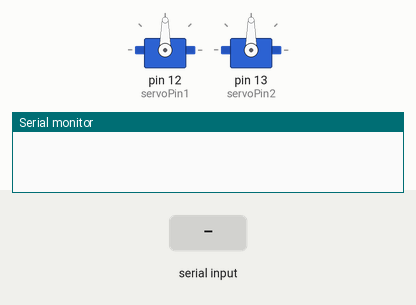
Simulated run of this sketch. Board: Arduino Uno, built with avr-gcc and run on an emulated ATmega328P. Shown: 2 × servo, the last lines printed to the serial monitor. The inputs (shaded band) are chosen by the test bench.

Above: at 1.2 s.
1.3 s: "1" received over Serial
At 1.51 s:
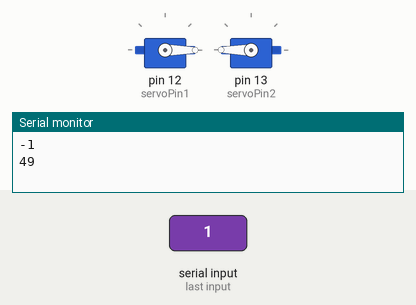
4.3 s: "1" received over the second serial link
At 5.93 s:
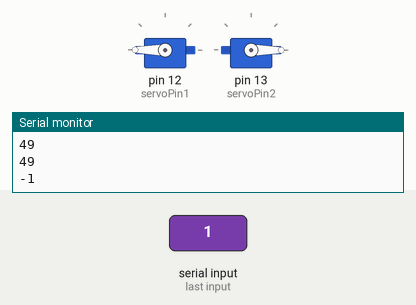
Timing chart, 0 to 7.7 s (numbered marks = the images above; inputs shaded):
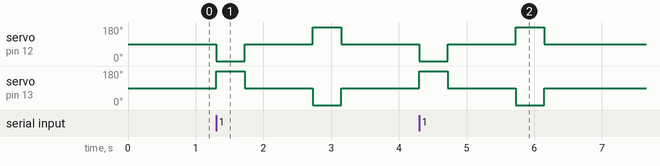

The sketch:

mg995.ino
```cpp
#include <Servo.h>
#include <SoftwareSerial.h>

#define BT_RXD 7
#define BT_TXD 6
#define servoPin1 12
#define servoPin2 13

SoftwareSerial BtSerial(BT_TXD, BT_RXD); // 블루투스 설정 BTSerial(Tx, Rx)

Servo MG995_Left;  // Create a servo object for the left servo
Servo MG995_Right; // Create a servo object for the right servo

String btcmd;
String cmd;

void setup()
{
  Serial.begin(9600);
  BtSerial.begin(9600);
  MG995_Left.attach(servoPin1);
  MG995_Right.attach(servoPin2);
}

void loop()
{
  if (BtSerial.available() || Serial.available())
  {
    btcmd = BtSerial.read();
    cmd = Serial.read();
    Serial.println(btcmd);
    Serial.println(cmd);

    if (btcmd == "49" || cmd == "49")
    {
      MG995_Left.write(0);    // clockwise
      MG995_Right.write(180); // counter clockwise
      delay(425);
      MG995_Left.write(90);  // stop
      MG995_Right.write(90); // stop
      delay(1000);
      MG995_Left.write(180); // counter clockwise
      MG995_Right.write(0);  // clockwise
      delay(425);
      MG995_Left.write(90);  // stop
      MG995_Right.write(90); // stop
      delay(1000);
    }
    else
    {
      MG995_Left.write(90);
      MG995_Right.write(90);
      delay(1000);
    }
  }
}
```

Measured:
- after the input at 1.3 s, servo on pin 12 (servoPin1): 90° → 0° at once, → 90° 0.43 s later, → 180° 1.0 s later, → 90° 0.43 s later; servo on pin 13 (servoPin2): 90° → 180° at once, → 90° 0.43 s later, → 0° 1.0 s later, → 90° 0.43 s later
- after the input at 4.3 s, servo on pin 12 (servoPin1): 90° → 0° at once, → 90° 0.43 s later, → 180° 1.0 s later, → 90° 0.43 s later; servo on pin 13 (servoPin2): 90° → 180° at once, → 90° 0.43 s later, → 0° 1.0 s later, → 90° 0.43 s later
